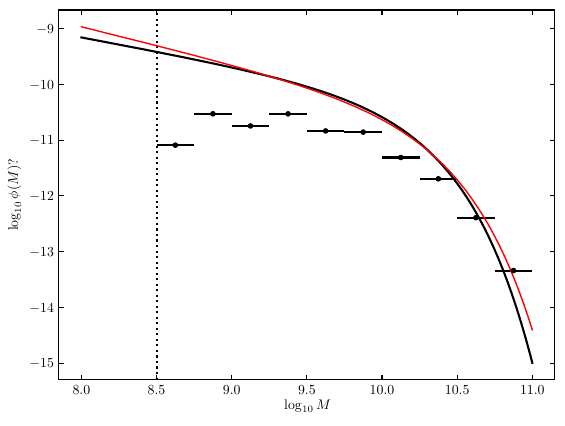

The Python source for this figure:
import numpy as np
import matplotlib.pyplot as pp
from matplotlib.backends.backend_pdf import PdfPages
from fitmf import schechter
from fitmf.sty import STYFitter

pdffile = PdfPages('demo.pdf')

theta = -.5, np.power(10, 10)
alpha, Mstar = theta
Mlim = np.power(10, 8.5)
input_norm = schechter.normalized_integral(theta, Mlim)
N = 1000
dmin, dmax = 5, 10

Mi = schechter.simulate(N, theta, Mlim)
di = dmin + np.random.rand(N) * (dmax - dmin) # random distances in interval
dbins = np.linspace(dmin, dmax, 21)
Mbins = np.arange(8.5, 11.51, .25)


def c(M, d):
    # Completeness drops propto d^-2 and propto log10(M)
    # (not entirely realistic but doesn't matter).
    # For this example I contrive that Mlim(di) = 8.5, always,
    # but there is a calculation solving explicitly for it to illustrate.
    # Note that this will return c > 1 and c < 0 sometimes; the bounds are
    # enforced elsewhere (STYFitter._cMatrix).
    # Note: a good test is to return np.ones(M.shape), i.e. volume limited
    return (.5 * M - 4.25) * (80. / 3. * np.power(d, -2) - 1. / 15.)


mask = np.random.rand(N) < c(np.log10(Mi), di)
Mi = Mi[mask]
di = di[mask]
print('After completeness simulation {0:.0f}/{1:.0f} remain.'.format(len(Mi), N))
#N = len(Mi) # should this actually be redefined, or does it mess up normalization?

fitter = STYFitter(Mi, di, (c, Mbins, dbins), nwalkers=8)
fitter.fit(theta, niter=5500, burn=500) # used input as guess
theta_ml = (
    fitter.results['theta_ml'][0],
    np.power(10, fitter.results['theta_ml'][1])
)
norm = schechter.normalized_integral(theta_ml, Mlim)

bins = np.power(10, np.arange(8, 11.01, .25))
hist, bins = np.histogram(Mi, bins=bins)
hist = hist / N / np.diff(bins)
mids = np.power(10, .5 * (np.log10(bins[1:]) + np.log10(bins[:-1])))

fig = pp.figure(1)
sp1 = fig.add_subplot(1, 1, 1)
sp1.set_xlabel(r'$\log_{10}M$')
sp1.set_ylabel(r'$\log_{10}\phi(M)?$')
xdata = np.logspace(8, 11, 200)
sp1.plot(
    np.log10(xdata),
    np.log10(schechter.function(xdata, theta) / input_norm),
    '-k',
    lw=1.5
)
sp1.axvline(x=np.log10(Mlim), ls='dotted', color='black')
sp1.errorbar(
    np.log10(mids),
    np.log10(hist),
    marker='.',
    ls='None',
    xerr=.125,
    ecolor='black',
    mec='black',
    mfc='black'
)
sp1.plot(
    np.log10(xdata),
    np.log10(schechter.function(xdata, theta_ml) / norm),
    ls='solid',
    marker='None',
    color='red',
    lw=1.
)
pp.savefig(pdffile, format='pdf')

fitter.cornerfig(save=pdffile, fignum=2)

pdffile.close()
